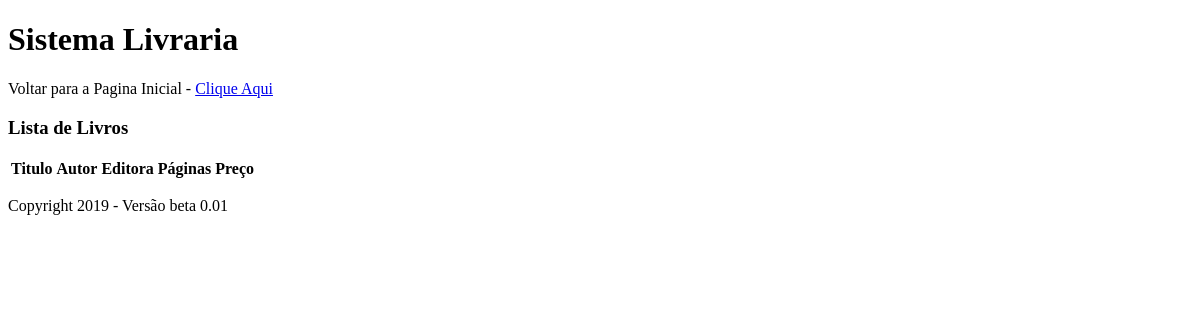
The app's page /Livraria/livraria/listar, older data.
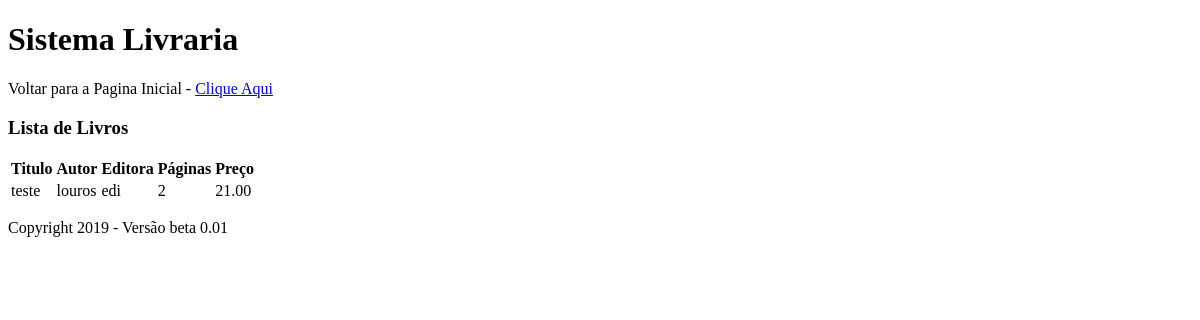
The same page, newer data.
### AppLivraria/models.py (models this page shows)
class Livro(models.Model):
    titulo = models.CharField(max_length=255, null=False, blank=False)
    autor = models.CharField(max_length=255, null=False, blank=False)
    editora = models.CharField(max_length=255, null=False, blank=False)
    nro_paginas = models.IntegerField(default=0, null=False, blank=False)
    preco = models.DecimalField(max_digits=4, decimal_places=2, null=False, blank=False)

### AppLivraria/views.py (the view)
# urls.py: path('livraria/listar', ListaLivro.as_view(), name="lista_livros"),
class ListaLivro(ListView):
    template_name = "lista.html"
    model = Livro
    context_object_name ='livros'

### AppLivraria/templates/lista.html (shortened to what this page needs)
{% extends "base.html" %}
{% block conteudo %}
	<h3>Lista de Livros</h3>
	<table>
	<tr>
		<th>Titulo</th>
		<th>Autor</th>
		<th>Editora</th>
		<th>Páginas</th>
		<th>Preço</th>
	</tr>
		{% for livro in livros %}
		<tr>
			<td>{{ livro.titulo }}</td>
			<td>{{ livro.autor }}</td>
			<td>{{ livro.editora }}</td>
			<td>{{ livro.nro_paginas }}</td>
			<td>{{ livro.preco }}</td>
		</tr>
		{% endfor %}
	</table>
{% endblock %}

### AppLivraria/templates/base.html (shortened to what this page needs)
<!DOCTYPE html>
<html>
	<head>
	</head>
	<body>
		<h1>Sistema Livraria</h1>
		<p>Voltar para a Pagina Inicial - <a href="{% url 'index' %}">Clique Aqui</a></p>
		{% block conteudo %} {% endblock %}
	<p>Copyright 2019 - Versão beta 0.01</p>
	</body>
</html>

Row changes from the older to the newer data that the page shows:
added Livro: titulo "teste", autor "louros", editora "edi", nro_paginas "2", preco "21.00"
